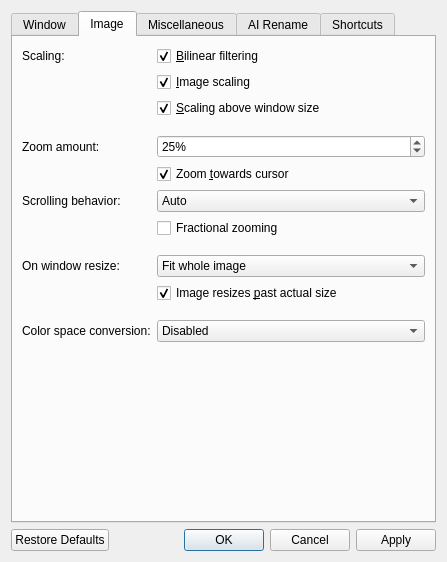
<?xml version="1.0" encoding="UTF-8"?>
<ui version="4.0">
 <class>QVOptionsDialog</class>
 <widget class="QDialog" name="QVOptionsDialog">
  <property name="windowModality">
   <enum>Qt::WindowModality::NonModal</enum>
  </property>
  <property name="geometry">
   <rect>
    <x>0</x>
    <y>0</y>
    <width>447</width>
    <height>562</height>
   </rect>
  </property>
  <property name="windowTitle">
   <string>Settings</string>
  </property>
  <layout class="QVBoxLayout" name="verticalLayout">
   <item>
    <widget class="QTabWidget" name="tabWidget">
     <property name="focusPolicy">
      <enum>Qt::FocusPolicy::NoFocus</enum>
     </property>
     <property name="currentIndex">
      <number>1</number>
     </property>
     <widget class="QWidget" name="window">
      <property name="layoutDirection">
       <enum>Qt::LayoutDirection::LeftToRight</enum>
      </property>
      <attribute name="title">
       <string>Window</string>
      </attribute>
      <layout class="QFormLayout" name="formLayout">
       <item row="0" column="0">
        <widget class="QCheckBox" name="bgColorCheckbox">
         <property name="text">
          <string>Back&amp;ground color:</string>
         </property>
         <property name="checked">
          <bool>true</bool>
         </property>
        </widget>
       </item>
       <item row="0" column="1">
        <widget class="QPushButton" name="bgColorButton">
         <property name="focusPolicy">
          <enum>Qt::FocusPolicy::NoFocus</enum>
         </property>
        </widget>
       </item>
       <item row="1" column="0">
        <widget class="QLabel" name="label">
         <property name="toolTip">
          <string>Changes the amount of information displayed in the titlebar</string>
         </property>
         <property name="text">
          <string>Titlebar text:</string>
         </property>
        </widget>
       </item>
       <item row="1" column="1">
        <widget class="QRadioButton" name="titlebarRadioButton0">
         <property name="text">
          <string>&amp;Basic</string>
         </property>
        </widget>
       </item>
       <item row="2" column="1">
        <widget class="QRadioButton" name="titlebarRadioButton1">
         <property name="text">
          <string>&amp;Minimal</string>
         </property>
         <property name="checked">
          <bool>true</bool>
         </property>
        </widget>
       </item>
       <item row="3" column="1">
        <widget class="QRadioButton" name="titlebarRadioButton2">
         <property name="text">
          <string>&amp;Practical</string>
         </property>
        </widget>
       </item>
       <item row="4" column="1">
        <widget class="QRadioButton" name="titlebarRadioButton3">
         <property name="text">
          <string>&amp;Verbose</string>
         </property>
        </widget>
       </item>
       <item row="5" column="1">
        <spacer name="horizontalSpacer_4">
         <property name="orientation">
          <enum>Qt::Orientation::Horizontal</enum>
         </property>
         <property name="sizeHint" stdset="0">
          <size>
           <width>40</width>
           <height>5</height>
          </size>
         </property>
        </spacer>
       </item>
       <item row="6" column="1">
        <widget class="QComboBox" name="windowResizeComboBox">
         <property name="toolTip">
          <string>Control when the window should resize to fit the image's actual size</string>
         </property>
         <property name="currentIndex">
          <number>0</number>
         </property>
         <item>
          <property name="text">
           <string>Never</string>
          </property>
         </item>
         <item>
          <property name="text">
           <string>When launching</string>
          </property>
         </item>
         <item>
          <property name="text">
           <string>When opening images</string>
          </property>
         </item>
        </widget>
       </item>
       <item row="6" column="0">
        <widget class="QLabel" name="label_6">
         <property name="toolTip">
          <string>Control when the window should resize to fit the image's actual size</string>
         </property>
         <property name="text">
          <string>Window matches image size:</string>
         </property>
        </widget>
       </item>
       <item row="7" column="1">
        <widget class="QSpinBox" name="minWindowResizeSpinBox">
         <property name="toolTip">
          <string>Control the minimum size that the window should reach when matching the image's actual size</string>
         </property>
         <property name="suffix">
          <string>% of screen size</string>
         </property>
         <property name="minimum">
          <number>0</number>
         </property>
         <property name="maximum">
          <number>100</number>
         </property>
         <property name="singleStep">
          <number>5</number>
         </property>
         <property name="value">
          <number>20</number>
         </property>
        </widget>
       </item>
       <item row="7" column="0">
        <widget class="QLabel" name="minWindowResizeLabel">
         <property name="text">
          <string>Minimum size:</string>
         </property>
        </widget>
       </item>
       <item row="8" column="1">
        <widget class="QSpinBox" name="maxWindowResizeSpinBox">
         <property name="toolTip">
          <string>Control the maximum size that the window should reach when matching the image's actual size</string>
         </property>
         <property name="suffix">
          <string>% of screen size</string>
         </property>
         <property name="minimum">
          <number>0</number>
         </property>
         <property name="maximum">
          <number>100</number>
         </property>
         <property name="singleStep">
          <number>5</number>
         </property>
         <property name="value">
          <number>70</number>
         </property>
        </widget>
       </item>
       <item row="8" column="0">
        <widget class="QLabel" name="maxWindowResizeLabel">
         <property name="toolTip">
          <string>Control the maximum size that the window should reach when matching the image's actual size</string>
         </property>
         <property name="text">
          <string>Maximum size:</string>
         </property>
        </widget>
       </item>
       <item row="9" column="1">
        <spacer name="horizontalSpacer_3">
         <property name="orientation">
          <enum>Qt::Orientation::Horizontal</enum>
         </property>
         <property name="sizeHint" stdset="0">
          <size>
           <width>40</width>
           <height>5</height>
          </size>
         </property>
        </spacer>
       </item>
       <item row="10" column="1">
        <widget class="QCheckBox" name="menubarCheckbox">
         <property name="text">
          <string>Show menubar</string>
         </property>
        </widget>
       </item>
       <item row="11" column="1">
        <widget class="QCheckBox" name="detailsInFullscreen">
         <property name="toolTip">
          <string>Choose whether or not to display the titlebar text while in fullscreen</string>
         </property>
         <property name="text">
          <string>Show titlebar text in fullscreen</string>
         </property>
        </widget>
       </item>
       <item row="12" column="1">
        <widget class="QCheckBox" name="darkTitlebarCheckbox">
         <property name="toolTip">
          <string>Choose whether or not the titlebar should always be dark regardless of your chosen macOS appearance</string>
         </property>
         <property name="text">
          <string>&amp;Titlebar always dark</string>
         </property>
         <property name="checked">
          <bool>true</bool>
         </property>
        </widget>
       </item>
       <item row="13" column="1">
        <widget class="QCheckBox" name="quitOnLastWindowCheckbox">
         <property name="text">
          <string>&amp;Quit on last window closed</string>
         </property>
        </widget>
       </item>
      </layout>
     </widget>
     <widget class="QWidget" name="image">
      <attribute name="title">
       <string>Image</string>
      </attribute>
      <layout class="QFormLayout" name="formLayout_4">
       <item row="0" column="0">
        <widget class="QLabel" name="label_2">
         <property name="text">
          <string>Scaling:</string>
         </property>
        </widget>
       </item>
       <item row="0" column="1">
        <widget class="QCheckBox" name="filteringCheckbox">
         <property name="toolTip">
          <string>Turn this off to see individual pixels</string>
         </property>
         <property name="text">
          <string>&amp;Bilinear filtering</string>
         </property>
         <property name="checked">
          <bool>true</bool>
         </property>
        </widget>
       </item>
       <item row="1" column="1">
        <widget class="QCheckBox" name="scalingCheckbox">
         <property name="toolTip">
          <string>Images appear aliased (having jagged edges) without this, but it is faster</string>
         </property>
         <property name="text">
          <string>&amp;Image scaling</string>
         </property>
         <property name="checked">
          <bool>true</bool>
         </property>
        </widget>
       </item>
       <item row="2" column="1">
        <widget class="QCheckBox" name="scalingTwoCheckbox">
         <property name="toolTip">
          <string>Choose whether or not the image continues to be scaled when zooming above the window size (can be laggier with large images)</string>
         </property>
         <property name="text">
          <string>&amp;Scaling above window size</string>
         </property>
         <property name="checked">
          <bool>true</bool>
         </property>
        </widget>
       </item>
       <item row="3" column="1">
        <spacer name="horizontalSpacer_2">
         <property name="orientation">
          <enum>Qt::Orientation::Horizontal</enum>
         </property>
         <property name="sizeHint" stdset="0">
          <size>
           <width>40</width>
           <height>5</height>
          </size>
         </property>
        </spacer>
       </item>
       <item row="4" column="0">
        <widget class="QLabel" name="label_3">
         <property name="toolTip">
          <string>The amount to zoom every scroll wheel click</string>
         </property>
         <property name="text">
          <string>Zoom amount:</string>
         </property>
        </widget>
       </item>
       <item row="4" column="1">
        <widget class="QSpinBox" name="scaleFactorSpinBox">
         <property name="toolTip">
          <string>The amount to zoom every scroll wheel click</string>
         </property>
         <property name="suffix">
          <string notr="true">%</string>
         </property>
         <property name="minimum">
          <number>1</number>
         </property>
         <property name="maximum">
          <number>200</number>
         </property>
         <property name="singleStep">
          <number>5</number>
         </property>
         <property name="value">
          <number>25</number>
         </property>
        </widget>
       </item>
       <item row="5" column="1">
        <widget class="QCheckBox" name="cursorZoomCheckbox">
         <property name="toolTip">
          <string>Choose whether or not zooming in and out above 100% zoom will zoom towards the cursor</string>
         </property>
         <property name="text">
          <string>Zoom &amp;towards cursor</string>
         </property>
         <property name="checked">
          <bool>true</bool>
         </property>
        </widget>
       </item>
       <item row="6" column="1">
        <widget class="QComboBox" name="scrollZoomsComboBox">
         <property name="currentText">
          <string>Auto</string>
         </property>
         <property name="currentIndex">
          <number>1</number>
         </property>
         <item>
          <property name="text">
           <string>Zoom</string>
          </property>
         </item>
         <item>
          <property name="text">
           <string>Auto</string>
          </property>
         </item>
         <item>
          <property name="text">
           <string>Scroll</string>
          </property>
         </item>
        </widget>
       </item>
       <item row="6" column="0">
        <widget class="QLabel" name="label_9">
         <property name="toolTip">
          <string>When enabled, the scrolling action zooms the image</string>
         </property>
         <property name="text">
          <string>Scrolling behavior:</string>
         </property>
        </widget>
       </item>
       <item row="9" column="1">
        <widget class="QComboBox" name="cropModeComboBox">
         <property name="sizePolicy">
          <sizepolicy hsizetype="Preferred" vsizetype="Preferred">
           <horstretch>0</horstretch>
           <verstretch>0</verstretch>
          </sizepolicy>
         </property>
         <property name="toolTip">
          <string>Ignores select sides of an image when fitting to window (some sides will extend beyond the window boundaries)</string>
         </property>
         <item>
          <property name="text">
           <string>Fit whole image</string>
          </property>
         </item>
         <item>
          <property name="text">
           <string>Fit height</string>
          </property>
         </item>
         <item>
          <property name="text">
           <string>Fit width</string>
          </property>
         </item>
        </widget>
       </item>
       <item row="9" column="0">
        <widget class="QLabel" name="cropModeLabel">
         <property name="toolTip">
          <string>Ignores select sides of an image when fitting to window (some sides will extend beyond the window boundaries)</string>
         </property>
         <property name="text">
          <string>On window resize:</string>
         </property>
        </widget>
       </item>
       <item row="10" column="1">
        <widget class="QCheckBox" name="pastActualSizeCheckbox">
         <property name="toolTip">
          <string>Stop the image from going past its actual size when resizing the window - you can still zoom past it though</string>
         </property>
         <property name="text">
          <string>Image resizes &amp;past actual size</string>
         </property>
         <property name="checked">
          <bool>true</bool>
         </property>
        </widget>
       </item>
       <item row="11" column="1">
        <spacer name="horizontalSpacer_9">
         <property name="orientation">
          <enum>Qt::Orientation::Horizontal</enum>
         </property>
         <property name="sizeHint" stdset="0">
          <size>
           <width>40</width>
           <height>5</height>
          </size>
         </property>
        </spacer>
       </item>
       <item row="12" column="1">
        <widget class="QComboBox" name="colorSpaceConversionComboBox">
         <property name="sizePolicy">
          <sizepolicy hsizetype="Preferred" vsizetype="Preferred">
           <horstretch>0</horstretch>
           <verstretch>0</verstretch>
          </sizepolicy>
         </property>
         <item>
          <property name="text">
           <string>Disabled</string>
          </property>
         </item>
         <item>
          <property name="text">
           <string>Auto-detect</string>
          </property>
         </item>
         <item>
          <property name="text">
           <string>sRGB</string>
          </property>
         </item>
         <item>
          <property name="text">
           <string>Display P3</string>
          </property>
         </item>
        </widget>
       </item>
       <item row="12" column="0">
        <widget class="QLabel" name="colorSpaceConversionLabel">
         <property name="text">
          <string>Color space conversion:</string>
         </property>
        </widget>
       </item>
       <item row="7" column="1">
        <widget class="QCheckBox" name="fractionalZoomCheckbox">
         <property name="toolTip">
          <string>Use hardware fractional scroll wheel steps when zooming, or always zoom with distinct steps</string>
         </property>
         <property name="text">
          <string>Fractional zooming</string>
         </property>
        </widget>
       </item>
       <item row="8" column="1">
        <spacer name="horizontalSpacer">
         <property name="orientation">
          <enum>Qt::Orientation::Horizontal</enum>
         </property>
         <property name="sizeHint" stdset="0">
          <size>
           <width>40</width>
           <height>5</height>
          </size>
         </property>
        </spacer>
       </item>
      </layout>
     </widget>
     <widget class="QWidget" name="misc">
      <attribute name="title">
       <string>Miscellaneous</string>
      </attribute>
      <layout class="QFormLayout" name="formLayout_3">
       <item row="0" column="0">
        <widget class="QLabel" name="langComboLabel">
         <property name="text">
          <string>Language:</string>
         </property>
        </widget>
       </item>
       <item row="0" column="1">
        <widget class="QComboBox" name="langComboBox"/>
       </item>
       <item row="1" column="0">
        <widget class="QLabel" name="label_8">
         <property name="text">
          <string>Sort files by:</string>
         </property>
        </widget>
       </item>
       <item row="1" column="1">
        <widget class="QComboBox" name="sortComboBox">
         <item>
          <property name="text">
           <string>Name</string>
          </property>
         </item>
         <item>
          <property name="text">
           <string>Date Modified</string>
          </property>
         </item>
         <item>
          <property name="text">
           <string>Date Created</string>
          </property>
         </item>
         <item>
          <property name="text">
           <string>Size</string>
          </property>
         </item>
         <item>
          <property name="text">
           <string>Type</string>
          </property>
         </item>
         <item>
          <property name="text">
           <string>Random</string>
          </property>
         </item>
        </widget>
       </item>
       <item row="2" column="1">
        <widget class="QRadioButton" name="descendingRadioButton0">
         <property name="text">
          <string>A&amp;scending</string>
         </property>
         <property name="checked">
          <bool>true</bool>
         </property>
        </widget>
       </item>
       <item row="3" column="1">
        <widget class="QRadioButton" name="descendingRadioButton1">
         <property name="text">
          <string>D&amp;escending</string>
         </property>
        </widget>
       </item>
       <item row="4" column="1">
        <spacer name="horizontalSpacer_6">
         <property name="orientation">
          <enum>Qt::Orientation::Horizontal</enum>
         </property>
         <property name="sizeHint" stdset="0">
          <size>
           <width>40</width>
           <height>5</height>
          </size>
         </property>
        </spacer>
       </item>
       <item row="5" column="0">
        <widget class="QLabel" name="label_7">
         <property name="toolTip">
          <string>Controls the amount of images preloaded</string>
         </property>
         <property name="text">
          <string>Preloading:</string>
         </property>
        </widget>
       </item>
       <item row="5" column="1">
        <widget class="QComboBox" name="preloadingComboBox">
         <property name="toolTip">
          <string>Controls the amount of images preloaded</string>
         </property>
         <property name="currentIndex">
          <number>0</number>
         </property>
         <item>
          <property name="text">
           <string>Disabled</string>
          </property>
         </item>
         <item>
          <property name="text">
           <string>Adjacent</string>
          </property>
         </item>
         <item>
          <property name="text">
           <string>Extended</string>
          </property>
         </item>
        </widget>
       </item>
       <item row="6" column="1">
        <widget class="QCheckBox" name="loopFoldersCheckbox">
         <property name="toolTip">
          <string>Controls whether or not qView should go back to the first item after reaching the end of a folder</string>
         </property>
         <property name="text">
          <string>&amp;Loop through folders</string>
         </property>
         <property name="checked">
          <bool>true</bool>
         </property>
        </widget>
       </item>
       <item row="7" column="1">
        <spacer name="horizontalSpacer_5">
         <property name="orientation">
          <enum>Qt::Orientation::Horizontal</enum>
         </property>
         <property name="sizeHint" stdset="0">
          <size>
           <width>40</width>
           <height>5</height>
          </size>
         </property>
        </spacer>
       </item>
       <item row="8" column="0">
        <widget class="QLabel" name="label_4">
         <property name="text">
          <string>Slideshow direction:</string>
         </property>
        </widget>
       </item>
       <item row="8" column="1">
        <widget class="QComboBox" name="slideshowDirectionComboBox">
         <item>
          <property name="text">
           <string>Forward</string>
          </property>
         </item>
         <item>
          <property name="text">
           <string>Backward</string>
          </property>
         </item>
        </widget>
       </item>
       <item row="9" column="0">
        <widget class="QLabel" name="label_5">
         <property name="text">
          <string>Slideshow timer:</string>
         </property>
        </widget>
       </item>
       <item row="9" column="1">
        <widget class="QDoubleSpinBox" name="slideshowTimerSpinBox">
         <property name="suffix">
          <string> sec</string>
         </property>
         <property name="decimals">
          <number>1</number>
         </property>
         <property name="minimum">
          <double>0.100000000000000</double>
         </property>
         <property name="maximum">
          <double>999.899999999999977</double>
         </property>
         <property name="singleStep">
          <double>0.100000000000000</double>
         </property>
        </widget>
       </item>
       <item row="10" column="1">
        <spacer name="horizontalSpacer_7">
         <property name="orientation">
          <enum>Qt::Orientation::Horizontal</enum>
         </property>
         <property name="sizeHint" stdset="0">
          <size>
           <width>40</width>
           <height>5</height>
          </size>
         </property>
        </spacer>
       </item>
       <item row="14" column="1">
        <widget class="QCheckBox" name="mimeContentDetectionCheckbox">
         <property name="toolTip">
          <string>Detect supported files in folder even if extension isn't recognized (may be slow with larger/network folders)</string>
         </property>
         <property name="text">
          <string>Allow &amp;MIME content detection</string>
         </property>
        </widget>
       </item>
       <item row="15" column="1">
        <widget class="QCheckBox" name="saveRecentsCheckbox">
         <property name="text">
          <string>Save &amp;recent files</string>
         </property>
        </widget>
       </item>
       <item row="16" column="1">
        <widget class="QCheckBox" name="updateCheckbox">
         <property name="text">
          <string extracomment="The notifications are for new qView releases">&amp;Update notifications on startup</string>
         </property>
        </widget>
       </item>
       <item row="17" column="1">
        <widget class="QCheckBox" name="skipHiddenCheckbox">
         <property name="toolTip">
          <string>Skip hidden files when browsing to the next/previous file</string>
         </property>
         <property name="text">
          <string extracomment="Don't view files with 'hidden' attribute">Skip hidden files</string>
         </property>
        </widget>
       </item>
       <item row="11" column="1">
        <widget class="QComboBox" name="afterDeletionComboBox">
         <property name="currentIndex">
          <number>1</number>
         </property>
         <item>
          <property name="text">
           <string>Move Back</string>
          </property>
         </item>
         <item>
          <property name="text">
           <string>Do Nothing</string>
          </property>
         </item>
         <item>
          <property name="text">
           <string>Move Forward</string>
          </property>
         </item>
        </widget>
       </item>
       <item row="11" column="0">
        <widget class="QLabel" name="label_10">
         <property name="text">
          <string>After deletion:</string>
         </property>
        </widget>
       </item>
       <item row="12" column="1">
        <widget class="QCheckBox" name="askDeleteCheckbox">
         <property name="text">
          <string>&amp;Ask before deleting files</string>
         </property>
        </widget>
       </item>
       <item row="13" column="1">
        <spacer name="horizontalSpacer_8">
         <property name="orientation">
          <enum>Qt::Orientation::Horizontal</enum>
         </property>
         <property name="sizeHint" stdset="0">
          <size>
           <width>40</width>
           <height>5</height>
          </size>
         </property>
        </spacer>
       </item>
      </layout>
     </widget>
     <widget class="QWidget" name="airename">
      <attribute name="title">
       <string>AI Rename</string>
      </attribute>
      <layout class="QFormLayout" name="formLayout_4">
       <item row="0" column="0">
        <widget class="QLabel" name="apiKeyLabel">
         <property name="text">
          <string>API Key:</string>
         </property>
        </widget>
       </item>
       <item row="0" column="1">
        <widget class="QLineEdit" name="apiKeyEdit">
         <property name="echoMode">
          <enum>QLineEdit::EchoMode::Password</enum>
         </property>
         <property name="placeholderText">
          <string>Enter your API key</string>
         </property>
        </widget>
       </item>
       <item row="1" column="0">
        <widget class="QLabel" name="baseUrlLabel">
         <property name="text">
          <string>Base URL:</string>
         </property>
        </widget>
       </item>
       <item row="1" column="1">
        <widget class="QLineEdit" name="baseUrlEdit">
         <property name="placeholderText">
          <string>https://api.openai.com/v1</string>
         </property>
        </widget>
       </item>
       <item row="2" column="0">
        <widget class="QLabel" name="modelLabel">
         <property name="text">
          <string>Model:</string>
         </property>
        </widget>
       </item>
       <item row="2" column="1">
        <widget class="QLineEdit" name="modelEdit">
         <property name="placeholderText">
          <string>gpt-4-vision-preview</string>
         </property>
        </widget>
       </item>
       <item row="3" column="1">
        <widget class="QLabel" name="apiInfoLabel">
         <property name="text">
          <string>&lt;html&gt;&lt;head/&gt;&lt;body&gt;&lt;p&gt;Get your API key from &lt;a href=&quot;https://platform.openai.com/api-keys&quot;&gt;&lt;span style=" text-decoration: underline; color:#007af4;&quot;&gt;OpenAI&lt;/span&gt;&lt;/a&gt;&lt;/p&gt;&lt;/body&gt;&lt;/html&gt;</string>
         </property>
         <property name="openExternalLinks">
          <bool>true</bool>
         </property>
        </widget>
       </item>
      </layout>
     </widget>
     <widget class="QWidget" name="shortcuts">
      <attribute name="title">
       <string>Shortcuts</string>
      </attribute>
      <layout class="QVBoxLayout" name="verticalLayout_2">
       <item>
        <widget class="QTableWidget" name="shortcutsTable">
         <property name="editTriggers">
          <set>QAbstractItemView::EditTrigger::NoEditTriggers</set>
         </property>
         <property name="alternatingRowColors">
          <bool>true</bool>
         </property>
         <property name="selectionMode">
          <enum>QAbstractItemView::SelectionMode::SingleSelection</enum>
         </property>
         <property name="selectionBehavior">
          <enum>QAbstractItemView::SelectionBehavior::SelectRows</enum>
         </property>
         <property name="showGrid">
          <bool>false</bool>
         </property>
         <property name="rowCount">
          <number>0</number>
         </property>
         <property name="columnCount">
          <number>2</number>
         </property>
         <attribute name="horizontalHeaderCascadingSectionResizes">
          <bool>true</bool>
         </attribute>
         <attribute name="horizontalHeaderDefaultSectionSize">
          <number>150</number>
         </attribute>
         <attribute name="horizontalHeaderHighlightSections">
          <bool>false</bool>
         </attribute>
         <attribute name="horizontalHeaderStretchLastSection">
          <bool>true</bool>
         </attribute>
         <attribute name="verticalHeaderVisible">
          <bool>false</bool>
         </attribute>
         <column>
          <property name="text">
           <string>Action</string>
          </property>
         </column>
         <column>
          <property name="text">
           <string>Shortcuts</string>
          </property>
         </column>
        </widget>
       </item>
      </layout>
     </widget>
    </widget>
   </item>
   <item>
    <widget class="QDialogButtonBox" name="buttonBox">
     <property name="focusPolicy">
      <enum>Qt::FocusPolicy::NoFocus</enum>
     </property>
     <property name="orientation">
      <enum>Qt::Orientation::Horizontal</enum>
     </property>
     <property name="standardButtons">
      <set>QDialogButtonBox::StandardButton::Apply|QDialogButtonBox::StandardButton::Cancel|QDialogButtonBox::StandardButton::Ok|QDialogButtonBox::StandardButton::RestoreDefaults</set>
     </property>
    </widget>
   </item>
  </layout>
 </widget>
 <resources/>
 <connections>
  <connection>
   <sender>buttonBox</sender>
   <signal>rejected()</signal>
   <receiver>QVOptionsDialog</receiver>
   <slot>reject()</slot>
   <hints>
    <hint type="sourcelabel">
     <x>325</x>
     <y>332</y>
    </hint>
    <hint type="destinationlabel">
     <x>286</x>
     <y>274</y>
    </hint>
   </hints>
  </connection>
  <connection>
   <sender>buttonBox</sender>
   <signal>accepted()</signal>
   <receiver>QVOptionsDialog</receiver>
   <slot>accept()</slot>
   <hints>
    <hint type="sourcelabel">
     <x>257</x>
     <y>332</y>
    </hint>
    <hint type="destinationlabel">
     <x>157</x>
     <y>274</y>
    </hint>
   </hints>
  </connection>
 </connections>
</ui>
